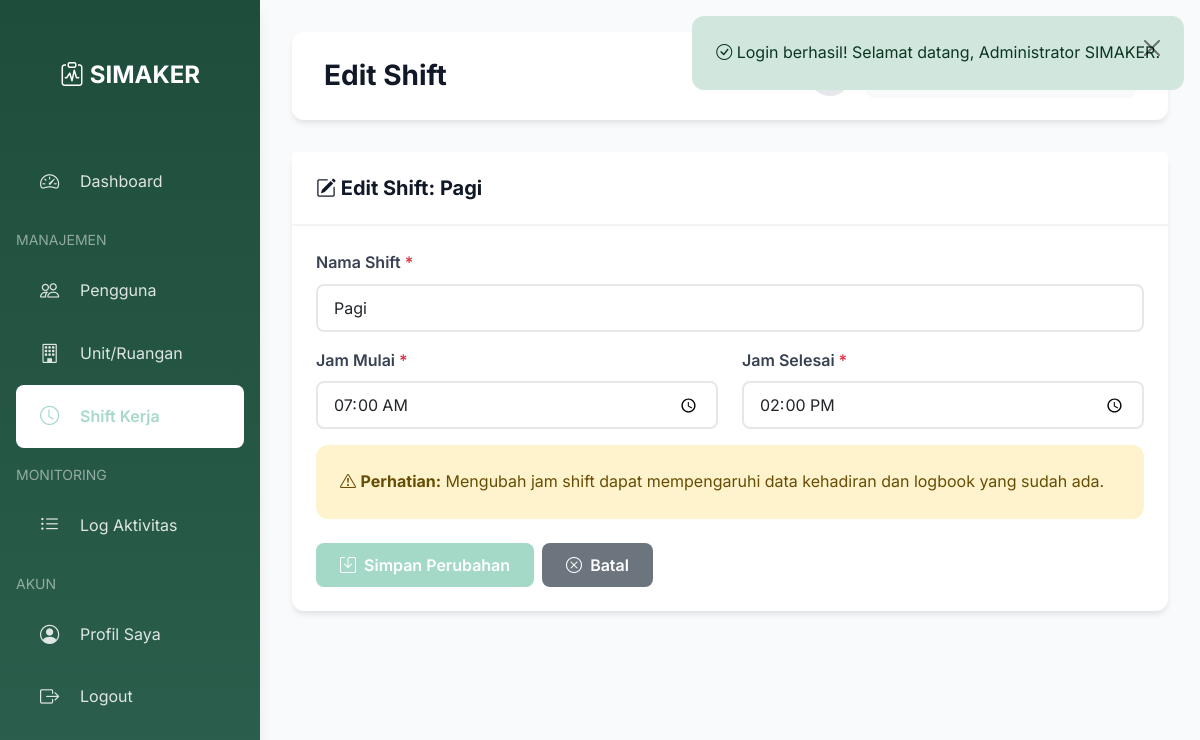
The page /modules/admin/shifts/edit.php?id=1 (signed in) on the database its author committed.
### tables this page shows
CREATE TABLE shifts (
    id INT AUTO_INCREMENT PRIMARY KEY,
    shift_name VARCHAR(50) UNIQUE NOT NULL,
    start_time TIME NOT NULL,
    end_time TIME NOT NULL,
    description TEXT
);

### config/database.php (called while the page is built, shortened)
<?php
class Database {
    private static $instance = null;
    private $connection;
    private function __construct() {
        try {
            $dsn = "mysql:host=" . DB_HOST . ";dbname=" . DB_NAME . ";charset=" . DB_CHARSET;
            $options = [
                PDO::ATTR_ERRMODE => PDO::ERRMODE_EXCEPTION,
                PDO::ATTR_DEFAULT_FETCH_MODE => PDO::FETCH_ASSOC,
                PDO::ATTR_EMULATE_PREPARES => false,
            ];
            $this->connection = new PDO($dsn, DB_USER, DB_PASS, $options);
        } catch (PDOException $e) {
            die("Connection failed: " . $e->getMessage());
        }
    }
    public static function getInstance() {
        if (self::$instance === null) {
            self::$instance = new self();
        }
        return self::$instance;
    }
    public function getConnection() {
        return $this->connection;
    }
}
function db() {
    return Database::getInstance()->getConnection();
}
function query($sql, $params = []) {
    $db = db();
    $stmt = $db->prepare($sql);
    $stmt->execute($params);
    return $stmt;
}
function fetchOne($sql, $params = []) {
    $stmt = query($sql, $params);
    return $stmt->fetch();
}

### includes/security.php (called while the page is built, shortened)
<?php
function escapeHtml($text) {
    return htmlspecialchars($text, ENT_QUOTES, 'UTF-8');
}

### modules/admin/shifts/edit.php (the view, shortened to what this page needs)
<?php
require_once __DIR__ . '/../../../config/database.php';
require_once __DIR__ . '/../../../includes/security.php';
$shiftId = (int)($_GET['id'] ?? 0);
$shift = fetchOne("SELECT * FROM shifts WHERE id = :id", ['id' => $shiftId]);
require_once __DIR__ . '/../../../layouts/header.php';
require_once __DIR__ . '/../../../layouts/sidebar-admin.php';
?>
<div class="card">
    <div class="card-header">
        <h5 class="mb-0"><i class="bi bi-pencil-square"></i> Edit Shift: <?= escapeHtml($shift['shift_name']) ?></h5>
    </div>
    <div class="card-body">
        <form method="POST" class="needs-validation" novalidate>
            <div class="mb-3">
                <label for="shift_name" class="form-label">Nama Shift <span class="text-danger">*</span></label>
                <input type="text" class="form-control" id="shift_name" name="shift_name"
                       value="<?= escapeHtml($shift['shift_name']) ?>" required>
            </div>
            <div class="row">
                <div class="col-md-6 mb-3">
                    <label for="start_time" class="form-label">Jam Mulai <span class="text-danger">*</span></label>
                    <input type="time" class="form-control" id="start_time" name="start_time"
                           value="<?= date('H:i', strtotime($shift['start_time'])) ?>" required>
                </div>
                <div class="col-md-6 mb-3">
                    <label for="end_time" class="form-label">Jam Selesai <span class="text-danger">*</span></label>
                    <input type="time" class="form-control" id="end_time" name="end_time"
                           value="<?= date('H:i', strtotime($shift['end_time'])) ?>" required>
                </div>
            </div>
            <div class="alert alert-warning">
                <i class="bi bi-exclamation-triangle"></i> <strong>Perhatian:</strong>
                Mengubah jam shift dapat mempengaruhi data kehadiran dan logbook yang sudah ada.
            </div>
            <div class="d-flex gap-2">
                <button type="submit" class="btn btn-emerald">
                    <i class="bi bi-save"></i> Simpan Perubahan
                </button>
                <a href="<?= APP_URL ?>/modules/admin/shifts/index.php" class="btn btn-secondary">
                    <i class="bi bi-x-circle"></i> Batal
                </a>
            </div>
        </form>
    </div>
</div>
</div>
<?php require_once __DIR__ . '/../../../layouts/footer.php'; ?>

### assets/css/style.css (style rules this page uses)
:root { --primary: #0a98695e; --primary-dark: #0a98695e; --primary-darker: #0a98695e; --primary-light: #0a98695e; --primary-lighter: #0a98695e; --gray-50: #f9fafb; --gray-100: #f3f4f6; --gray-200: #e5e7eb; --gray-300: #d1d5db; --gray-400: #9ca3af; --gray-500: #6b7280; --gray-600: #4b5563; --gray-700: #374151; --gray-800: #1f2937; --gray-900: #111827; --success: #10b981; --warning: #f59e0b; --danger: #ef4444; --info: #3b82f6; --spacing-xs: 0.25rem; --spacing-sm: 0.5rem; --spacing-md: 1rem; --spacing-lg: 1.5rem; --spacing-xl: 2rem; --radius-sm: 0.375rem; --radius-md: 0.5rem; --radius-lg: 0.75rem; --radius-xl: 1rem; --shadow-sm: 0 1px 2px 0 rgb(0 0 0 / 0.05); --shadow-md: 0 4px 6px -1px rgb(0 0 0 / 0.1); --shadow-lg: 0 10px 15px -3px rgb(0 0 0 / 0.1); --shadow-xl: 0 20px 25px -5px rgb(0 0 0 / 0.1); }
* { margin: 0; padding: 0; box-sizing: border-box; }
body { font-family: 'Inter', -apple-system, BlinkMacSystemFont, 'Segoe UI', Roboto, 'Helvetica Neue', Arial, sans-serif; line-height: 1.6; color: var(--gray-800); background-color: var(--gray-50); min-height: 100vh; }
h1, h2, h3, h4, h5, h6 { color: var(--gray-900); font-weight: 700; line-height: 1.2; margin-bottom: var(--spacing-md); }
h5 { font-size: 1.25rem; }
.card { border: none; border-radius: var(--radius-lg); box-shadow: var(--shadow-md); margin-bottom: var(--spacing-lg); transition: all 0.3s ease; }
.card-header { background-color: white; border-bottom: 2px solid var(--gray-100); padding: var(--spacing-lg); font-weight: 600; color: var(--gray-800); }
.card-body { padding: var(--spacing-lg); }
.form-label { font-weight: 600; color: var(--gray-700); margin-bottom: var(--spacing-sm); }
.form-control, .form-select { border: 2px solid var(--gray-200); border-radius: var(--radius-md); padding: 0.625rem 1rem; transition: all 0.3s ease; }
.form-control::placeholder { color: var(--gray-400); }
.btn { padding: 0.625rem 1.5rem; border-radius: var(--radius-md); font-weight: 600; transition: all 0.3s ease; border: none; }
.btn i { margin-right: var(--spacing-xs); }
.btn-emerald { background-color: var(--primary); color: white; }
.alert { border-radius: var(--radius-lg); border: none; padding: var(--spacing-lg); margin-bottom: var(--spacing-lg); }
.mb-0 { margin-bottom: 0 !important; }
.mb-3 { margin-bottom: 1rem !important; }

### assets/css/dark-mode.css (style rules this page uses)
body, .card, .table-container, .form-control, .form-select, .btn, .top-navbar { transition: background-color 0.3s ease, color 0.3s ease, border-color 0.3s ease; }

### rows shown on the page
shifts: shift_name "Pagi", start_time "07:00", end_time "14:00"

### other values the page prints
escapeHtml($flash['message']) "Login berhasil! Selamat datang, Administrator SIMAKER."
escapeHtml($pageTitle) "Edit Shift"
